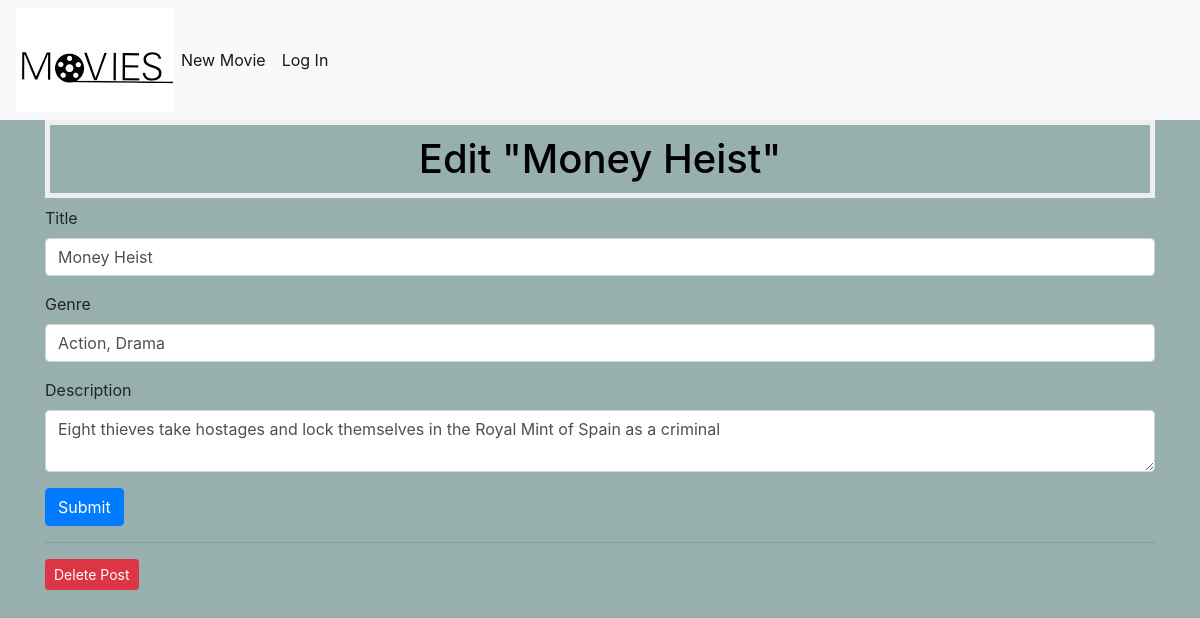
The page /3/edit on the database its author committed.
### model.py (models this page shows, shortened)
class Movies(db.Model):
    __tablename__ = "movies"
    moviesId = db.Column(db.Integer, primary_key=True)
    title = db.Column(db.Text, nullable=False)
    genre = db.Column(db.Text, nullable=False)
    description = db.Column(db.Text, nullable=False)

### app.py (the view, shortened to what this page needs)
@app.route('/<int:movie_id>/edit', methods=('GET', 'POST'))
def edit(movie_id):
    movie = controller.get_movie(movie_id)
    return render_template('edit.html', movie=movie)

### controller.py (called while the page is built)
def get_movie(movie_id):
    return Movies.query.filter_by(moviesId=movie_id).first()

### templates/edit.html (shortened to what this page needs)
{% extends 'base.html' %}
{% block content %}
<h1>{% block title %} Edit "{{ movie['title'] }}" {% endblock %}</h1>
<form method="post">
<div class="form-group">
<label for="title">Title</label>
<input type="text" name="title" placeholder="Edit title"
class="form-control"
value="{{ request.form['title'] or movie['title'] }}">
</div>
    <div class="form-group">
<label for="genre">Genre</label>
<input type="text" name="title" placeholder="Edit genre"
class="form-control"
value="{{ request.form['genre'] or movie['genre'] }}">
</div>
<div class="form-group">
<label for="description">Description</label>
<textarea name="content" placeholder="Edit description"
class="form-control">{{ request.form['description'] or
movie['description'] }}</textarea>
</div>
<div class="form-group">
<button type="submit" class="btn btn-primary">Submit</button>
</div>
</form>
<hr>
<form action="{{ url_for('delete', movie_id=movie['moviesId']) }}" method="POST">
<input type="submit" value="Delete Post"
class="btn btn-danger btn-sm"
onclick="return confirm('Are you sure you want to delete this
post?')">
</form>
{% endblock %}

### static/css/style.css (style rules this page uses)
h1 { border: 5px #eee solid; color: black; text-align: center; padding: 10px; }
body { background-color: #97b0ad; }

### rows shown on the page
Movies: title "Money Heist", title "Action, Drama", content "Eight thieves take hostages and lock themselves in the Royal Mint of Spain as a criminal"
